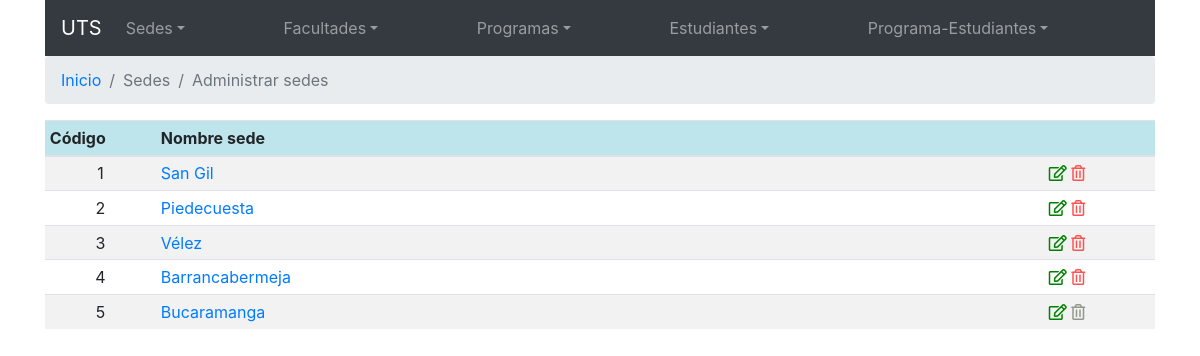
The page /app/views/sedes_administrar.php on the database its author committed.
### tables this page shows
create table sedes
(
   codsede              int not null auto_increment  comment '',
   nombresede           varchar(50) not null  comment '',
   primary key (codsede)
);

### app/config/loader.php (called while the page is built, shortened)
<?php
function cargaAutomaticaClases($nameSpace) {
    $rutaConfig = "app/config";
    $rutaActual = str_replace("\\", "/", __DIR__);
    $rutaProyecto = str_replace($rutaConfig, "", $rutaActual);
    $nombreClase = strtolower($nameSpace);
    $rutaClase = str_replace("\\", "/", $nombreClase);
    $claseCargar = $rutaProyecto . "/" . $rutaClase . ".php";
}

### app/models/conexion.php (called while the page is built, shortened)
<?php
class Conexion {
    private $_servidor;
    private $_usuario;
    private $_clave;
    private $_nombreBase;
    public function __construct() {
        $this->_servidor = CONFIG["DB_HOST"];
        $this->_nombreBase = CONFIG["DB_DATABASE"];
        $this->_usuario = CONFIG["DB_USERNAME"];
        $this->_clave = CONFIG["DB_PASSWORD"];
    }
    public function conectar(){
        $codificacion = "SET NAMES \"UTF8\"";
        $cadena = "mysql::host={$this->_servidor};dbname={$this->_nombreBase}";
        $arreglo = array(PDO::MYSQL_ATTR_INIT_COMMAND => $codificacion);
        $this->_conn = new PDO($cadena, $this->_usuario, $this->_clave, $arreglo) ;
    }
}

### app/controllers/sedescontroller.php (called while the page is built, shortened)
<?php
class SedesController {
    public function getSedes() {
        $objSedes = new Sedes();
        $filas = $objSedes->obtener();
        return $filas;
    }
}

### app/models/sedes.php (called while the page is built, shortened)
<?php
class Sedes extends Conexion {
    public function obtener() {
        $sql = "SELECT s.codsede, s.nombresede, ";
        $sql .= "(SELECT count(codsede) FROM facultades WHERE codsede = s.codsede) as hijos ";
        $sql .= "FROM sedes s";
        $recurso = $this->_conn->prepare($sql);
        $recurso->execute();
        $filas = $recurso->fetchAll(2);
        return $filas;
    }
}

### app/views/sedes_administrar.php (the view, shortened to what this page needs)
<?php
require_once '../config/loader.php';
$objSedesController = new SedesController();
$registros = $objSedesController->getSedes();
?>
<!DOCTYPE html>
<html>
    <head>
        <link href="styles/bootstrap.css" rel="stylesheet" type="text/css"/>
        <link href="styles/jquery-ui.css" rel="stylesheet" type="text/css"/>
        <link href="styles/fontawesome/fontawesome-all.css" rel="stylesheet" type="text/css"/>
    </head>
    <body class="container">
        <?php
        require_once 'menu.php';
        ?>
        <header>
            <nav>
                <ol class="breadcrumb">
                    <li class="breadcrumb-item"><a href="index.php">Inicio</a></li>
                    <li class="breadcrumb-item active">Sedes</li>
                    <li class="breadcrumb-item active" aria-current="page">Administrar sedes</li>
                </ol>
            </nav>
        </header>
        <section>
            <table class="table table-striped table-sm">
                <thead class="table-info">
                    <tr>
                        <th width="10%">Código</th>
                        <th width="80%">Nombre sede</th>
                        <th width="10%">&nbsp;</th>
                    </tr>
                </thead>
                <tbody>
                    <?php
                    foreach ($registros as $indice => $campo) {
                        echo '<tr>';
                        echo '<td class="text-center">' . $campo["codsede"] . '</a></td>';
                        echo '<td><a href="facultades_listar.php?cod=' . $campo["codsede"] . '">' . $campo["nombresede"] . '</a></td>';
                        echo '<td>';
                        echo '<a href="sedes_editar.php?codigo='.$campo["codsede"].'"><i class="far fa-edit" style="color:green"></i></a>&nbsp';
                        if ($campo["hijos"] > 0) {
                            echo '<i class="far fa-trash-alt" style="color: #92998B" />';
                        } else {
                            echo '<a href="#" data-toggle="modal" id="' . $campo["codsede"] . '" data-target="#modalRemoveSede" title="' . $campo["nombresede"] . '"><i class="far fa-trash-alt" style="color: #FF5353" /></a>';
                        }
                        echo '</td>';
                        echo '</tr>';
                    }
                    ?>
                </tbody>
            </table>
        </section>
    </body>
</html>

### rows shown on the page
sedes: codsede "1", nombresede "San Gil"
sedes: codsede "2", nombresede "Piedecuesta"
sedes: codsede "3", nombresede "Vélez"
sedes: codsede "4", nombresede "Barrancabermeja"
sedes: codsede "5", nombresede "Bucaramanga"
